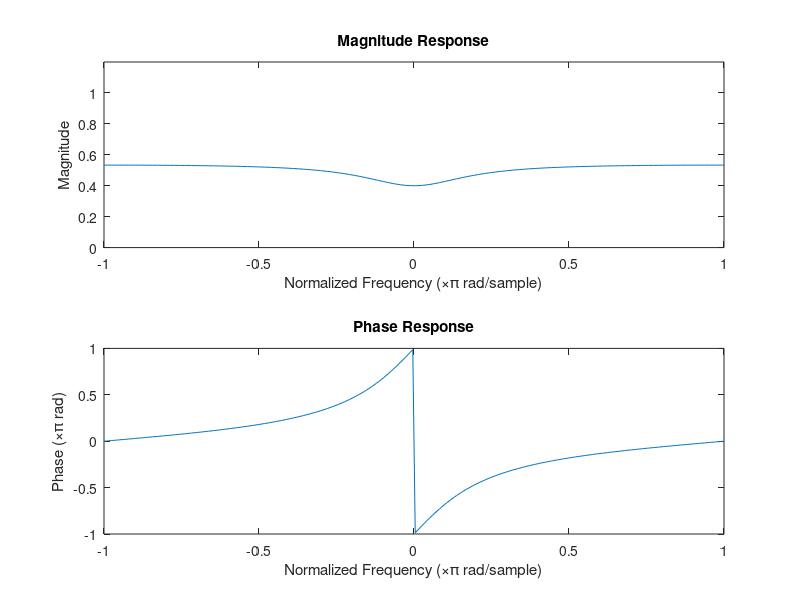
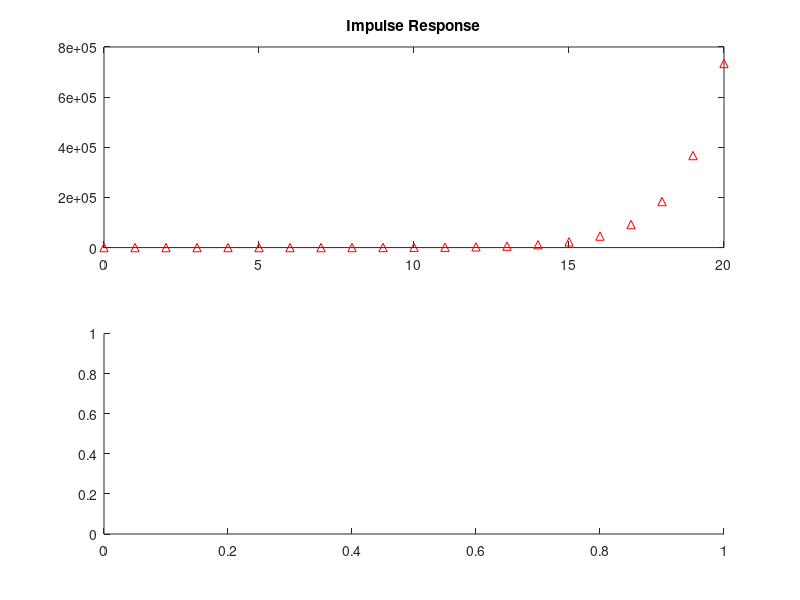

Recreate these plots in MATLAB, in order. (Note: this script raises an error after producing the figures.)
clear; clc; close all;

b = [1 -.6];
a = [1 -2];
w = linspace(-pi,pi,256);

[H,w] = freqz(b,a,w);

subplot(2,1,1);
plot(w/pi,abs(H));
xlabel('Normalized Frequency (\times\pi rad/sample)');
ylabel('Magnitude');
title('Magnitude Response');
axis([-1 1 0 1.2]);

subplot(2,1,2);
plot(w/pi,angle(H)/pi);
xlabel('Normalized Frequency (\times\pi rad/sample)');
ylabel('Phase (\times\pi rad)');
title('Phase Response');
axis([-1 1 -1 1]);

%plot the impulse response and step response
figure;
subplot(2,1,1);
impz(b,a);
title('Impulse Response');

subplot(2,1,2);
stepz(b,a);
title('Step Response');

%plot the pole-zero plot
figure;
zplane(b,a);


